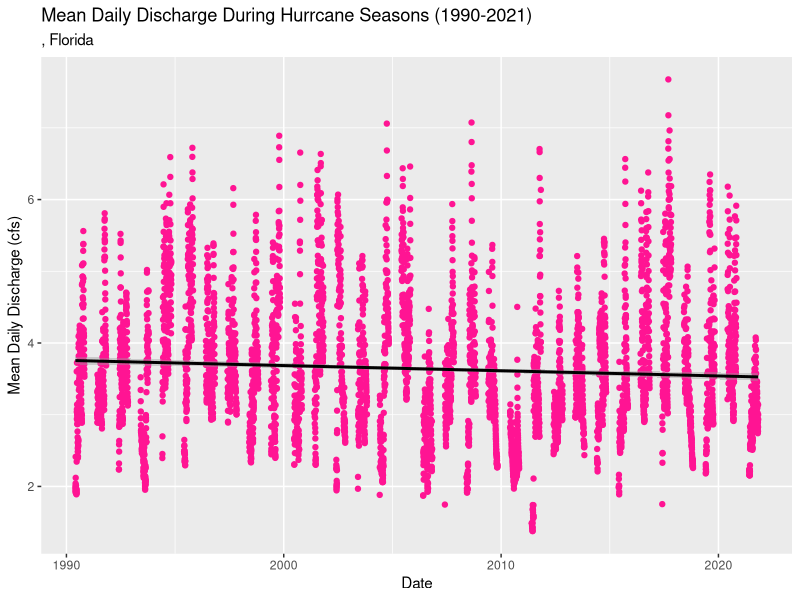

The R source for this figure:
require(lubridate)
require(tidyverse)
#load data
florida_1990 <- read.csv("./Data/Processed/florida_hurricane_1990_processed.csv", stringsAsFactors = T)
#Date column
florida_1990 <- florida_1990 %>%
  mutate(Date = ymd(Date))

class(florida_1990$Date)

#plot discharge before running time series on the log scale
ggplot(florida_1990, aes(x = Date, y = log(Daily_Discharge_clean)))+
  geom_point(color = "deeppink1")+
  geom_smooth(method = lm, color = "black")+
  labs(x = "Date", y = "Mean Daily Discharge (cfs)",
       title = "Mean Daily Discharge During Hurrcane Seasons (1990-2021)", 
       subtitle = ", Florida") 
